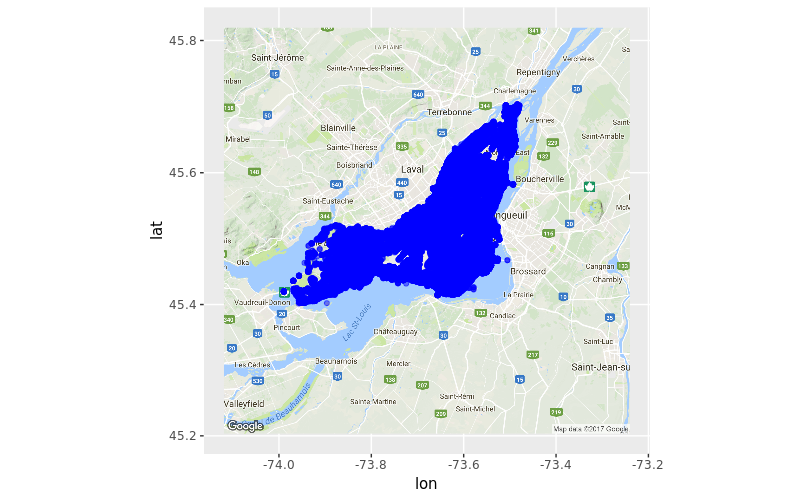

The R source for this figure:
#Install package GGMap if it's not present
install.packages("ggmap")

#Load required package GGmap
library(ggmap)

#Reading dataset from GITHUB
mydata = read.csv("https://raw.githubusercontent.com/deyvidwilliam/cebd1160/master/data/3interventions_casernes_distance_2015_2017.csv")

#Extracting latitude and longitude of all incidents of the dataset into variable "incidents"
incidents = data.frame(mydata$incident_nbr, mydata$longitude, mydata$latitude)
colnames(incidents) = c('incident','lon','lat')

#Looking for "Island of Montreal" in Google Maps
mtl = as.numeric(geocode("Island of Montreal"))
MTLMap = ggmap(get_googlemap(center=mtl, scale=2, zoom=10), extent="normal")

#Ploting data points in the map
MTLMap + geom_point(aes(x=lon, y=lat), data=incidents, col="blue", alpha=0.5)
